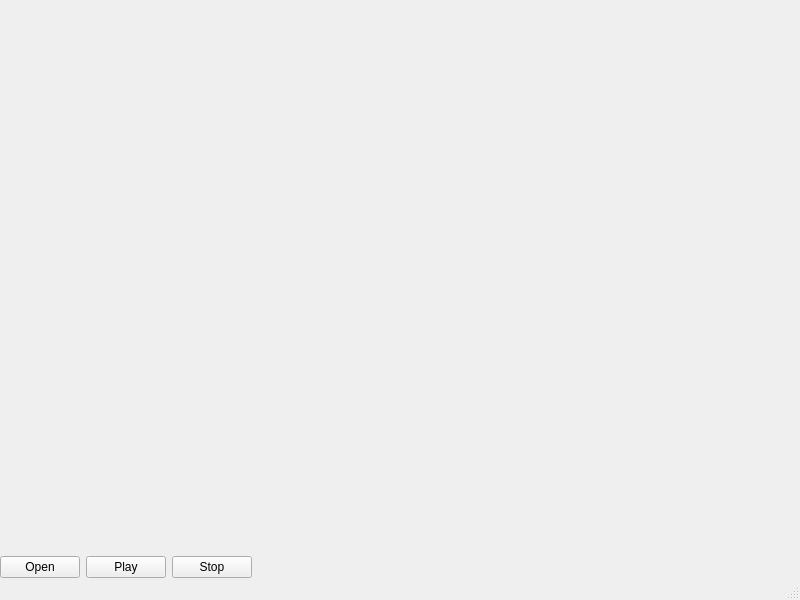
<?xml version="1.0" encoding="UTF-8"?>
<ui version="4.0">
 <class>AnyPlay</class>
 <widget class="QMainWindow" name="AnyPlay">
  <property name="geometry">
   <rect>
    <x>0</x>
    <y>0</y>
    <width>800</width>
    <height>600</height>
   </rect>
  </property>
  <property name="windowTitle">
   <string>AnyPlay</string>
  </property>
  <widget class="QWidget" name="centralwidget">
   <layout class="QVBoxLayout" name="verticalLayout" stretch="5,1">
    <property name="leftMargin">
     <number>0</number>
    </property>
    <property name="topMargin">
     <number>0</number>
    </property>
    <property name="rightMargin">
     <number>0</number>
    </property>
    <property name="bottomMargin">
     <number>0</number>
    </property>
    <item>
     <widget class="VideoPlayWidget" name="widget" native="true"/>
    </item>
    <item>
     <layout class="QHBoxLayout" name="horizontalLayout">
      <item>
       <widget class="QPushButton" name="OpenBtn">
        <property name="text">
         <string>Open</string>
        </property>
       </widget>
      </item>
      <item>
       <widget class="QPushButton" name="PlayBtn">
        <property name="text">
         <string>Play</string>
        </property>
       </widget>
      </item>
      <item>
       <widget class="QPushButton" name="StopBtn">
        <property name="text">
         <string>Stop</string>
        </property>
       </widget>
      </item>
      <item>
       <spacer name="horizontalSpacer">
        <property name="orientation">
         <enum>Qt::Horizontal</enum>
        </property>
        <property name="sizeHint" stdset="0">
         <size>
          <width>40</width>
          <height>20</height>
         </size>
        </property>
       </spacer>
      </item>
     </layout>
    </item>
   </layout>
  </widget>
  <widget class="QMenuBar" name="menubar">
   <property name="geometry">
    <rect>
     <x>0</x>
     <y>0</y>
     <width>800</width>
     <height>21</height>
    </rect>
   </property>
  </widget>
  <widget class="QStatusBar" name="statusbar"/>
 </widget>
 <customwidgets>
  <customwidget>
   <class>VideoPlayWidget</class>
   <extends>QWidget</extends>
   <header>videoplaywidget.h</header>
   <container>1</container>
  </customwidget>
 </customwidgets>
 <resources/>
 <connections/>
</ui>
